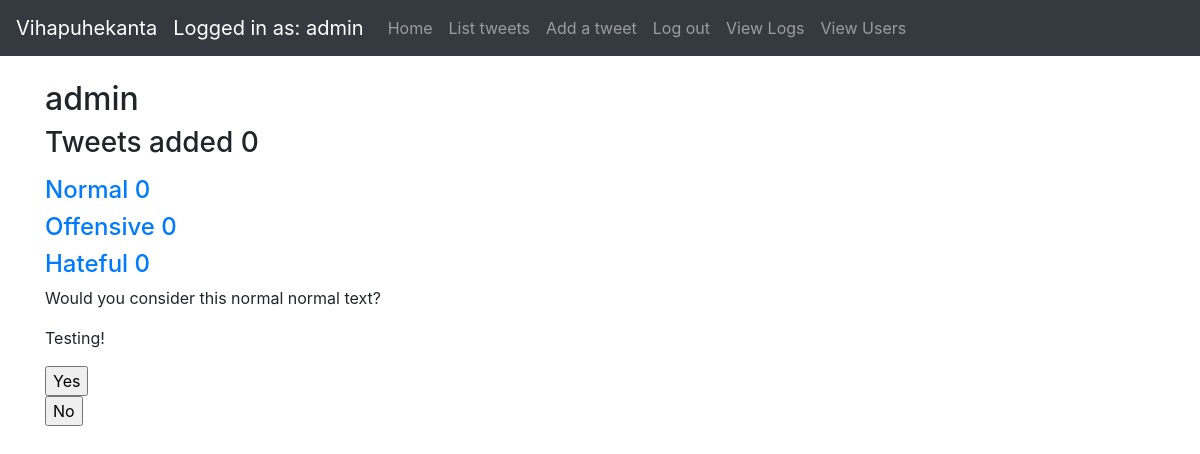
Page / (signed in) on the committed database.
### application/auth/models.py (models this page shows, shortened)
class User(db.Model):
    __tablename__ = "account"
    id = db.Column(db.Integer, primary_key=True)
    date_created = db.Column(db.DateTime, default=db.func.current_timestamp())
    date_modified = db.Column(db.DateTime, default=db.func.current_timestamp(),
                              onupdate=db.func.current_timestamp())
    name = db.Column(db.String(144), nullable=False)
    username = db.Column(db.String(144), nullable=False)
    password = db.Column(db.String(144), nullable=False)
    urole = db.Column(db.String(80))
    tweets = db.relationship("Tweet", backref='account', lazy=True)

### application/tweets/models.py (models this page shows, shortened)
class Tweet(db.Model):
    id = db.Column(db.Integer, primary_key=True)
    date_created = db.Column(db.DateTime, default=db.func.current_timestamp())
    date_modified = db.Column(db.DateTime, default=db.func.current_timestamp(),
                              onupdate=db.func.current_timestamp())
    tweetid = db.Column(db.String(100))
    tweettype = db.Column(db.String(100))
    tweettext = db.Column(db.String(300))
    addedby = db.Column(db.String(100))
    tweetdescription = db.Column(db.String(100))
    account_id = db.Column(db.Integer, db.ForeignKey('account.id'),
                           nullable=False)

### application/views.py (the view, shortened to what this page needs)
@app.route("/")
def index():
    if not current_user.is_authenticated:
        return render_template("index.html")
    most_votes = Vote.find_users_most_voted_tweet(current_user.id)
    least_votes = Vote.find_users_least_voted_tweet(current_user.id)
    try:
        most_positively_voted = most_votes[0]
        most_negatively_voted = least_votes[0]
    except Exception as e:
        most_positively_voted = None
        most_negatively_voted = None
        print(e)
    tweet_query = tweet_query_user()
    amounts = [0, 0, 0, 0]
    try:
        random_tweet = randRow()
    except Exception as e:
        random_tweet = None
        print(e)
    return render_template("index.html", all=amounts, tweet=random_tweet, most_positively_voted=most_positively_voted,
                           most_negatively_voted=most_negatively_voted)

### application/__init__.py (called while the page is built)
@login_manager.user_loader
def load_user(user_id):
    return User.query.get(user_id)

### application/tweets/views.py (called while the page is built)
def tweet_query_user():
    return db.session().query(Tweet).filter(Tweet.account_id == current_user.id)

### application/views.py (called while the page is built)
def randRow():
    row_id = Tweet.query.order_by(func.random()).first().id
    row = Tweet.query.get(row_id)
    return row

### application/votes/models.py (called while the page is built)
    @staticmethod
    def find_users_least_voted_tweet(user_id):
        stmt = text("SELECT votes.tweet_id, votes.oppose, account.username, tweet.tweettext FROM votes"
                    " JOIN Tweet ON votes.tweet_id = tweet.id"
                    " JOIN account ON tweet.account_id = :user_id"
                    " WHERE tweet.account_id = :user_id"
                    " ORDER BY votes.oppose DESC"
                    ).params(user_id=user_id)
        res = db.engine.execute(stmt)
        response = []
        if res is None:
            return None
        for row in res:
            response.append({"oppose": row[1], "tweettext": row[3]})
            pass
        return response

    @staticmethod
    def find_users_most_voted_tweet(user_id):
        stmt = text("SELECT votes.tweet_id, votes.affirm, account.username, tweet.tweettext FROM votes"
                    " JOIN Tweet ON votes.tweet_id = tweet.id"
                    " JOIN account ON tweet.account_id = :user_id"
                    " WHERE tweet.account_id = :user_id"
                    " ORDER BY votes.affirm DESC"
                    ).params(user_id=user_id)
        res = db.engine.execute(stmt)
        response = []
        if res is None:
            return None
        for row in res:
            response.append({"affirm": row[1], "tweettext": row[3]})
            pass
        return response

### application/templates/index.html (shortened to what this page needs)
{% extends "layout.html" %}
{% block body %}
    {% if current_user.is_authenticated %}
        <h2>
            {{ current_user.name }}
        </h2>
        <h3>
            <p>Tweets added {{ all[0] }}</p>
        </h3>
        <h4>
            <a href="#">Normal {{ all[1] }}</a>
        </h4>
        <h4>
            <a href="#">Offensive {{ all[2] }}</a>
        </h4>
        <h4>
            <a href="#">Hateful {{ all[3] }}</a>
        </h4>
        {% if tweet is not none %}
            <div id="random_tweet">
                <p>Would you consider this normal {{ tweet.tweettype }} text?</p>
                <p>{{ tweet.tweettext }}</p>
                <form method="POST" action="{{ url_for('random_tweet_vote', id = tweet.id) }}">
                    <input type="submit" name="vote_button" value="Yes"/>
                </form>
                <form method="POST" action="{{ url_for('random_tweet_vote', id = tweet.id) }}">
                    <input type="submit" name="vote_button" value="No"/>
                </form>
            </div>
        {% endif %}
    {% endif %}
{% endblock %}

### application/templates/layout.html (shortened to what this page needs)
<!DOCTYPE html>
<html>
<head>
    <link rel="stylesheet" href="https://maxcdn.bootstrapcdn.com/bootstrap/4.0.0/css/bootstrap.min.css"
>
</head>
<body>
<nav class="navbar navbar-expand-md navbar-dark bg-dark mb-4">
    <a class="navbar-brand" href="#">Vihapuhekanta</a>
    {% if current_user.is_authenticated %}
        <ul class="navbar-nav mr-auto">
            <li>
                <a class="navbar-brand" href="#">Logged in as: {{ current_user.name }}</a>
            </li>
            <li class="nav-item">
                <a class="nav-link" href="/">Home</a>
            </li>
            <li class="nav-item">
                <a class="nav-link" href="{{ url_for('tweets_index') }}">List tweets</a>
            </li>
            <li class="nav-item">
                <a class="nav-link" href="{{ url_for('tweets_form') }}">Add a tweet</a>
            </li>
            <li class="nav-item">
                <a class="nav-link" href="{{ url_for('auth_logout') }}">Log out</a>
            </li>
            {% if current_user.urole == "ADMIN" %}
                <li class="nav-item">
                    <a class="nav-link" href="{{ url_for('view_logs') }}">View Logs</a>
                </li>
                <li class="nav-item">
                    <a class="nav-link" href="{{ url_for('auth_users') }}">View Users</a>
                </li>
            {% endif %}
        </ul>
    {% endif %}
</nav>
<main role="main" class="container">
    {% block body %}{% endblock %}
</main>
</body>
</html>

### rows in the picture
User: name "admin"
Tweet: tweettype "normal", tweettext "Testing!"

### other values in the picture
{{ all[0] }} "0"
{{ all[1] }} "0"
{{ all[2] }} "0"
{{ all[3] }} "0"
